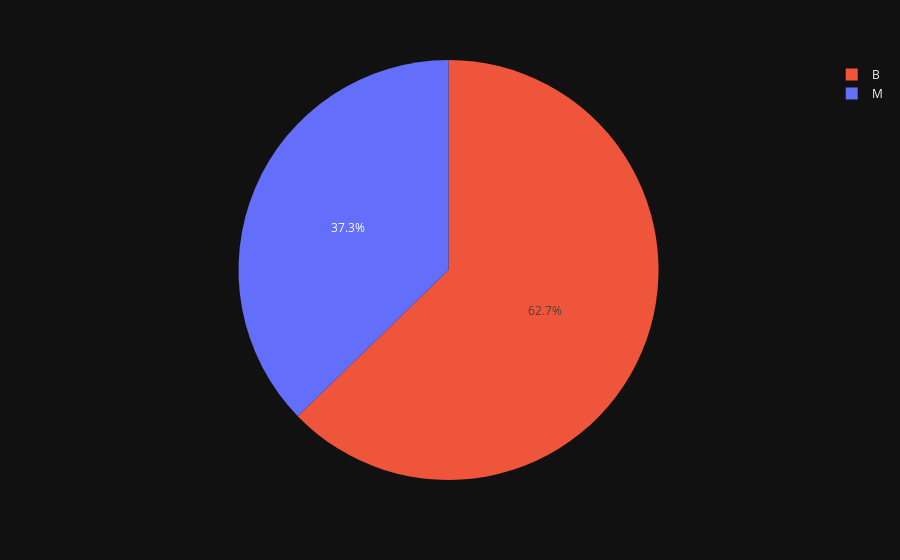

Write notebook code for a chart like this one.
### Code cell
# data distribution of target variable
# since categorical data we will use pie-plot
# lets check the proportion of the target variable
px.pie(df,'diagnosis',color='diagnosis')

### Figure 1 — Plotly figure (JSON) as saved in the notebook; plotly's stock layout.template omitted (floating-point values rounded to 4 significant figures; data arrays with more than 128 entries replaced by an {"elided": "..."} marker saying what was removed)
{"data": [{"customdata": {"elided": "569x1 str values"}, "domain": {"x": [0.0, 1.0], "y": [0.0, 1.0]}, "hovertemplate": "diagnosis=%{customdata[0]}<extra></extra>", "labels": {"elided": "569 str values"}, "legendgroup": "", "marker": {"colors": {"elided": "569 str values"}}, "name": "", "showlegend": true, "type": "pie"}], "layout": {"legend": {"tracegroupgap": 0}, "margin": {"t": 60}}}
